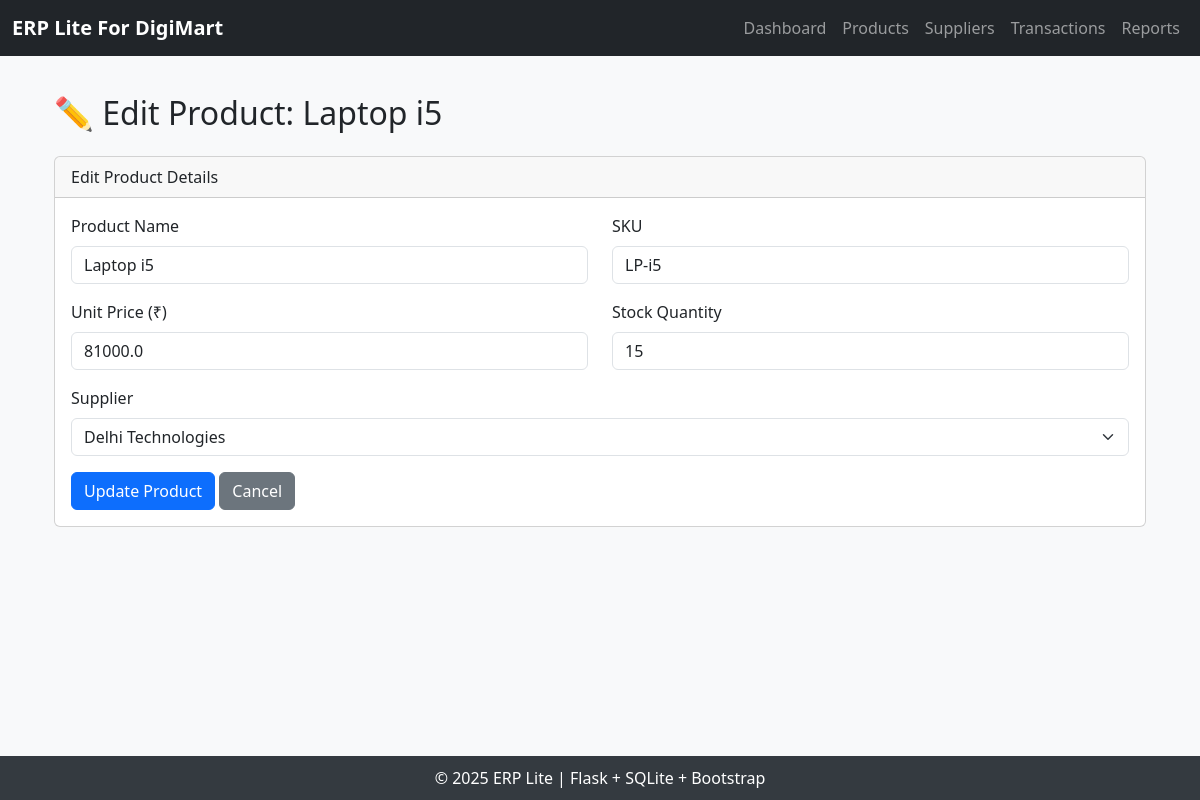
Screenshot of /edit_product/3 with the database file from the repository.
### tables this page shows
CREATE TABLE Product (
                id INTEGER PRIMARY KEY AUTOINCREMENT,
                name TEXT NOT NULL,
                sku TEXT NOT NULL UNIQUE,
                stock_quantity INTEGER NOT NULL,
                unit_price REAL NOT NULL,
                supplier_id INTEGER,
                created_at TIMESTAMP DEFAULT CURRENT_TIMESTAMP,
                updated_at TIMESTAMP DEFAULT CURRENT_TIMESTAMP,
                FOREIGN KEY (supplier_id) REFERENCES Supplier (id) ON DELETE SET NULL
            );

CREATE TABLE Supplier (
                id INTEGER PRIMARY KEY AUTOINCREMENT,
                name TEXT NOT NULL UNIQUE,
                contact_email TEXT,
                created_at TIMESTAMP DEFAULT CURRENT_TIMESTAMP,
                updated_at TIMESTAMP DEFAULT CURRENT_TIMESTAMP
            );

### app.py (the view, shortened to what this page needs)
@app.route('/edit_product/<int:product_id>', methods=['GET', 'POST'])
def edit_product(product_id):
    db= get_db()
    product=get_product_by_id(product_id)
    suppliers_list= get_all_suppliers()
    if not product:
        flash('Product not found.', 'danger')
        return redirect(url_for('products'))
    return render_template('edit_product.html', product=product, suppliers=suppliers_list)

### app.py (called while the page is built)
def get_db():
    db=getattr(g,'_database',None)
    if db is None:
        db =sqlite3.connect(DATABASE)
        db.row_factory= sqlite3.Row
    return db

@app.teardown_appcontext
def close_connection(exception):
    db =getattr(g,'_database', None)
    if db is not None:
        db.close()

def get_product_by_id(product_id):
    db= get_db()
    product =db.execute('SELECT * FROM Product WHERE id = ?',(product_id,)).fetchone()
    if product:
        product_dict= dict(product)
        if product_dict['created_at']:
            product_dict['created_at'] =datetime.strptime(product_dict['created_at'], '%Y-%m-%d %H:%M:%S')
        if product_dict['updated_at']:
            product_dict['updated_at']=datetime.strptime(product_dict['updated_at'],'%Y-%m-%d %H:%M:%S')
        return product_dict
    return None

def get_all_suppliers():
    db=get_db()
    suppliers= db.execute('''
        SELECT s.*, COUNT(p.id) AS product_count
        FROM Supplier s
        LEFT JOIN Product p ON s.id = p.supplier_id
        GROUP BY s.id
        ORDER BY s.name
    ''').fetchall()
    return suppliers

### templates/edit_product.html (shortened to what this page needs)
{% extends 'base.html' %}
{% block content %}
<div class="container mt-4">
  <h2 class="mb-4">✏️ Edit Product: {{ product.name }}</h2>
  <div class="card mb-4">
    <div class="card-header">Edit Product Details</div>
    <div class="card-body">
      <form method="POST" action="{{ url_for('edit_product', product_id=product.id) }}">
        <div class="row mb-3">
          <div class="col">
            <label for="name" class="form-label">Product Name</label>
            <input type="text" class="form-control" id="name" name="name" value="{{ product.name }}" required />
          </div>
          <div class="col">
            <label for="sku" class="form-label">SKU</label>
            <input type="text" class="form-control" id="sku" name="sku" value="{{ product.sku }}" required />
          </div>
        </div>
        <div class="row mb-3">
          <div class="col">
            <label for="unit_price" class="form-label">Unit Price (₹)</label>
            <input type="number" step="0.01" class="form-control" id="unit_price" name="unit_price" value="{{ product.unit_price }}" required />
          </div>
          <div class="col">
            <label for="stock_quantity" class="form-label">Stock Quantity</label>
            <input type="number" class="form-control" id="stock_quantity" name="stock_quantity" value="{{ product.stock_quantity }}" required />
          </div>
        </div>
        <div class="mb-3">
          <label for="supplier_id" class="form-label">Supplier</label>
          <select class="form-select" name="supplier_id" id="supplier_id" required>
            {% for supplier in suppliers %}
              <option value="{{ supplier.id }}" {% if supplier.id == product.supplier_id %}selected{% endif %}>{{ supplier.name }}</option>
            {% endfor %}
          </select>
        </div>
        <button type="submit" class="btn btn-primary">Update Product</button>
        <a href="{{ url_for('products') }}" class="btn btn-secondary">Cancel</a>
      </form>
    </div>
  </div>
</div>
{% endblock %}

### templates/base.html (style rules this page uses)
body { background-color: #f8f9fa; padding-top: 70px; }

### rows the page displays
Product: name "Laptop i5", sku "LP-i5", unit_price "81000.0", stock_quantity "15", supplier_id "Delhi Technologies"
